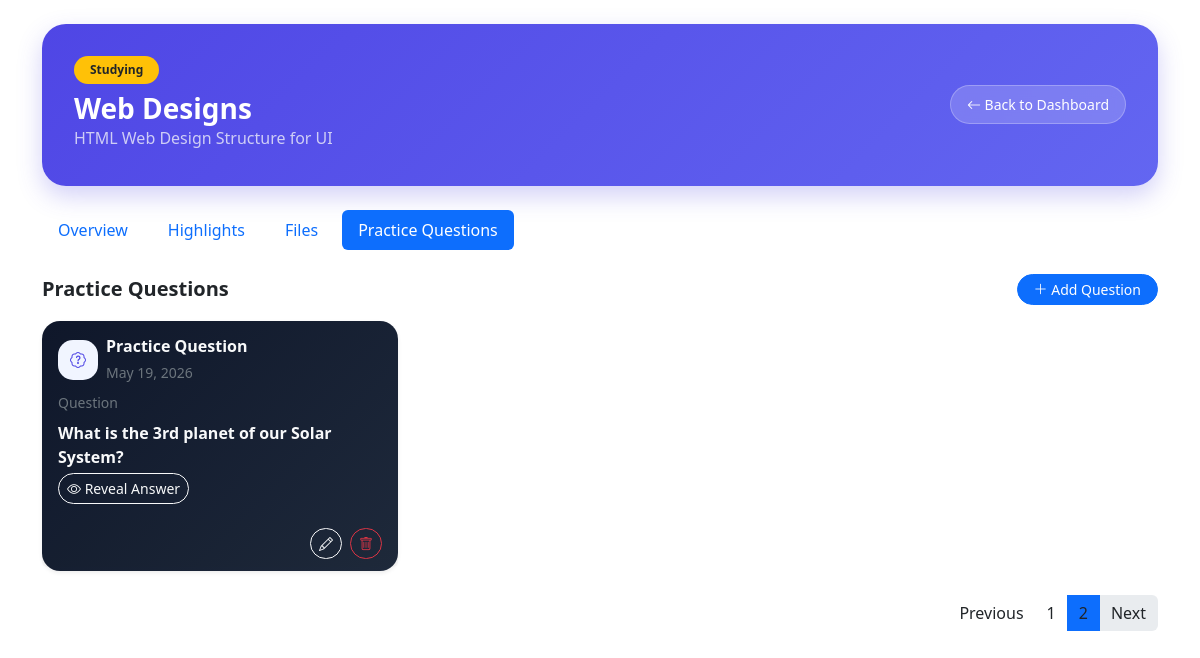
Screenshot of /dashboard/topic.php?id=4&tab=questions&questions_page=2 (signed in) with the database file from the repository.
### tables this page shows
CREATE TABLE `subject_topics` (
  `id` int(11) NOT NULL,
  `schedule_id` int(11) NOT NULL,
  `topic_name` varchar(255) NOT NULL,
  `status` enum('Upcoming','Ongoing','Completed') DEFAULT 'Upcoming',
  `created_at` timestamp NOT NULL DEFAULT current_timestamp(),
  `description` text DEFAULT NULL,
  `mastery_level` enum('Not Started','Studying','Mastered') DEFAULT 'Not Started'
);

CREATE TABLE `topic_questions` (
  `id` int(11) NOT NULL,
  `topic_id` int(11) NOT NULL,
  `question` text NOT NULL,
  `answer` text NOT NULL,
  `created_at` timestamp NOT NULL DEFAULT current_timestamp()
);

### dashboard/process_topic.php (called while the page is built, shortened)
<?php
require '../includes/db.php';
$user_id = $_SESSION['user']['id'];
$topic_id = (int) $_GET['id'];
$stmt = $conn->prepare("
    SELECT
        subject_topics.*,
        schedules.subject_name,
        schedules.subject_code,
        schedules.instructor,
        schedules.room,
        schedules.units,
        schedule_days.day_name
    FROM subject_topics
    INNER JOIN schedules
        ON subject_topics.schedule_id = schedules.id
    INNER JOIN schedule_days
        ON schedules.day_id = schedule_days.id
    WHERE subject_topics.id = ?
    AND schedule_days.user_id = ?
");
$stmt->bind_param(
    "ii",
    $topic_id,
    $user_id
);
$stmt->execute();
$result = $stmt->get_result();
$topic = $result->fetch_assoc();
?>

### dashboard/topic.php (shortened to what this page needs)
<?php
include 'process_topic.php';
include '../includes/header.php';
?>
<link href="../assets/css/subjects.css" rel="stylesheet">
</head>
<body>
<div class="container py-4">
    <div class="welcome-card mb-4">
        <div class="row align-items-center">
            <div class="col-12 col-lg-3
                        order-1 order-lg-2
                        text-start text-lg-end mb-3 mb-lg-0">
                <a href="index.php"
                   class="btn btn-light btn-sm rounded-pill px-3 py-2">
                    <i class="bi bi-arrow-left"></i>
                    Back to Dashboard
                </a>
            </div>
            <div class="col-12 col-lg-9
                        order-2 order-lg-1
                        text-center text-lg-start">
                    <span class="badge rounded-pill px-3 py-2 mb-2
                    <?=
                        $topic['mastery_level'] == 'Mastered'
                        ? 'bg-success'
                        : (
                            $topic['mastery_level'] == 'Studying'
                            ? 'bg-warning text-dark'
                            : 'bg-light text-dark'
                        );
                    ?>">
                    <?= $topic['mastery_level']; ?>
                </span>
                <h3 class="fw-bold text-white mb-0">
                    <?= htmlspecialchars($topic['topic_name']); ?>
                </h3>
                <p class="text-light opacity-75 mb-1 text-break">
                    <?= htmlspecialchars($topic['description']); ?>
                </p>
            </div>
        </div>
    </div>
    <?php include 'tabs_topic.php'; ?>
    <div class="tab-content">
        <?php include 'practice_questions_tab.php'; ?>
    </div>
</div>
</body>
</html>

### dashboard/practice_questions_tab.php (shortened to what this page needs)
<?php
$questionsLimit = 6;
$questionsPage = isset($_GET['questions_page'])
    ? (int)$_GET['questions_page']
    : 1;
$questionsOffset = ($questionsPage - 1) * $questionsLimit;
$questionStmt = $conn->prepare("
    SELECT *
    FROM topic_questions
    WHERE topic_id = ?
    ORDER BY created_at DESC
    LIMIT ? OFFSET ?
");
$questionStmt->bind_param(
    "iii",
    $topic_id,
    $questionsLimit,
    $questionsOffset
);
$questionStmt->execute();
$questions = $questionStmt->get_result();
?>
<div class="tab-pane fade <?= (isset($_GET['tab']) && $_GET['tab'] == 'questions') ? 'show active' : ''; ?>"
     id="questions">
    <div class="d-flex justify-content-between align-items-center mb-3">
        <h5 class="text-dark fw-bold mb-0">
            Practice Questions
        </h5>
        <button class="btn btn-primary btn-sm rounded-pill px-3"
                data-bs-toggle="modal"
                data-bs-target="#addQuestionModal">
            <i class="bi bi-plus-lg"></i>
            Add Question
        </button>
    </div>
    <div class="row g-4">
        <?php if ($questions->num_rows > 0): ?>
            <?php while ($question = $questions->fetch_assoc()): ?>
                <div class="col-12 col-lg-4">
                    <div class="card border-0 shadow-sm subject-card">
                        <div class="card-body">
                            <div class="d-flex justify-content-between align-items-start mb-1">
                                <div class="d-flex align-items-center gap-2">
                                    <div class="subject-icon">
                                        <i class="bi bi-patch-question"></i>
                                    </div>
                                    <div>
                                        <h6 class="fw-bold text-light mb-1">
                                            Practice Question
                                        </h6>
                                        <small class="text-secondary">
                                            <?= date(
                                                "M d, Y",
                                                strtotime($question['created_at'])
                                            ); ?>
                                        </small>
                                    </div>
                                </div>
                            </div>
                            <div class="mb-1 mt-2">
                                <small class="text-secondary d-block mb-2">
                                    Question
                                </small>
                                <p class="text-light fw-semibold mb-0">
                                    <?= nl2br(htmlspecialchars($question['question'])); ?>
                                </p>
                            </div>
                            <button class="btn btn-outline-light btn-sm rounded-pill m-0"
                                    data-bs-toggle="modal"
                                    data-bs-target="#viewAnswerModal<?= $question['id']; ?>"
                                    title="Reveal Answer">
                                <i class="bi bi-eye"></i>
                                Reveal Answer
                            </button>
                        </div>
                        <div class="card-footer border-0 m-0 mb-1">
                            <div class="d-flex flex-wrap justify-content-end gap-2">
                                <button class="btn btn-outline-light btn-sm rounded-pill"
                                        data-bs-toggle="modal"
                                        data-bs-target="#editQuestionModal<?= $question['id']; ?>"
                                        title="Edit Answer">
                                    <i class="bi bi-pencil"></i>
                                </button>
                                <a href="process_delete_question.php?id=<?= $question['id']; ?>&topic_id=<?= $topic['id']; ?>"
                                   class="btn btn-outline-danger btn-sm rounded-pill"
                                   onclick="return confirm('Delete this question?')"
                                   title="Delete Answer">
                                    <i class="bi bi-trash"></i>
                                </a>
                            </div>
                        </div>
                    </div>
                </div>
            <?php endwhile; ?>
            <?php include 'practice_question_pagination.php'; ?>
        <?php endif; ?>
    </div>
</div>

### assets/css/subjects.css (style rules this page uses)
.subject-card { background: linear-gradient(135deg, #0f172a, #1e293b) !important; transition: 0.2s ease; border-radius: 18px; }
.welcome-card { background: linear-gradient(135deg, #4f46e5, #6366f1); border-radius: 24px; transition: 0.2s ease; padding: 2rem; box-shadow: 0 10px 25px rgba(79, 70, 229, 0.25); }
.subject-icon { width: 40px; height: 40px; border-radius: 15px; background: #f1f5ff; display: flex; align-items: center; justify-content: center; font-size: 1rem; color: #4f46e5; }
.welcome-card .btn-light { background: rgba(255,255,255,0.18); border: 1px solid rgba(255,255,255,0.25); color: #fff; transition: 0.2s ease; backdrop-filter: blur(6px); }

### rows the page displays
subject_topics: mastery_level "Studying", topic_name "Web Designs", description "HTML Web Design Structure for UI"
topic_questions: created_at "May 19, 2026", question "What is the 3rd planet of our Solar System?"
